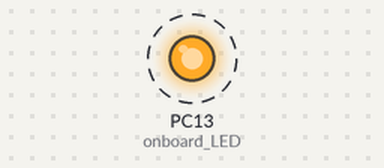
The program below on a simulated STM32 Black Pill. On the bench: output pins drawn as LEDs (lit = HIGH). Dashed ring = blinking. What the program prints to the serial monitor is not drawn.

Above: at 0.5 s.
Timing chart, 0 to 4.6 s (numbered marks = the images above):
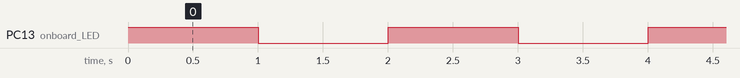

Measured:
- by itself, PC13 (onboard_LED): alternates HIGH for 1.0 s and LOW for 1.0 s

The program:

main.cpp
```cpp
#include <Arduino.h>
#include <STM32FreeRTOS.h>

SemaphoreHandle_t serialMutex;

void blinkTask(void *) {
  pinMode(PC13, OUTPUT);              // onboard LED, active low
  for (;;) {
    digitalToggle(PC13);
    vTaskDelay(pdMS_TO_TICKS(1000));
  }
}

void printTask(void *) {
  uint32_t n = 0;
  for (;;) {
    xSemaphoreTake(serialMutex, portMAX_DELAY);
    Serial.printf("tick %lu\n", n++);
    xSemaphoreGive(serialMutex);
    vTaskDelay(pdMS_TO_TICKS(10));
  }
}

void setup() {
  Serial.begin(115200);
  serialMutex = xSemaphoreCreateMutex();
  xTaskCreate(blinkTask, "blink", 256, nullptr, 1, nullptr);
  xTaskCreate(printTask, "print", 512, nullptr, 1, nullptr);
  vTaskStartScheduler();              // never returns
}

void loop() {}
```
